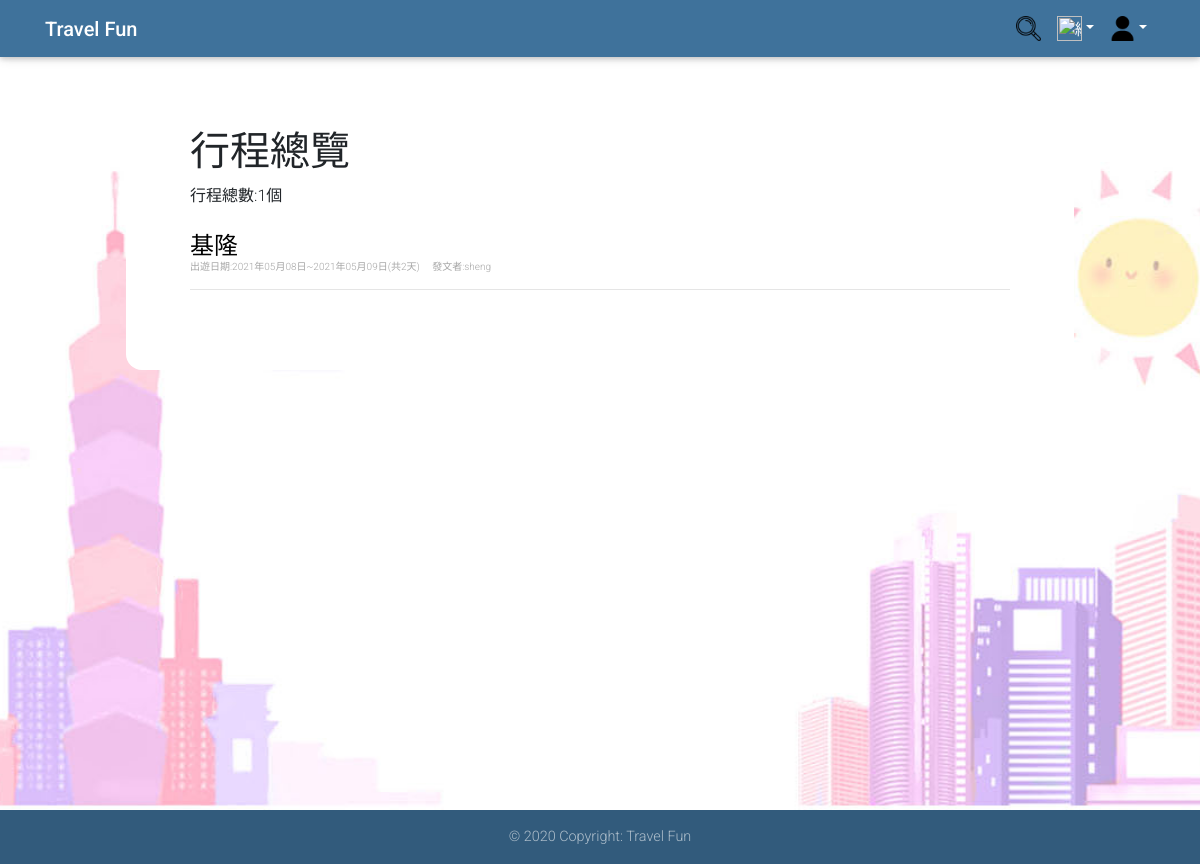
Screenshot of /itineraries.php with the database file from the repository.
### tables this page shows
CREATE TABLE `itinerary` (
  `itinerary_id` int(10) NOT NULL,
  `itinerary_name` varchar(20) NOT NULL,
  `public_status` int(1) NOT NULL,
  `itinerary_date` date NOT NULL COMMENT '開始日期',
  `itinerary_days` int(3) NOT NULL,
  `user_id` varchar(20) NOT NULL COMMENT 'FK_user'
);

CREATE TABLE `user` (
  `user_id` varchar(20) NOT NULL,
  `user_password` varchar(32) NOT NULL,
  `user_name` varchar(20) NOT NULL,
  `user_email` varchar(64) NOT NULL,
  `user_key` char(32) NOT NULL,
  `photo` varchar(255) DEFAULT NULL,
  `introduction` text NOT NULL,
  `Authority` int(1) DEFAULT NULL
);

### itineraries.php (the view, shortened to what this page needs)
<?php
mysqli_query($con, "SET NAMES UTF8");
if (!empty($_GET["id"])) {
    $sql = "SELECT `itinerary`.`itinerary_id`, `itinerary`.`itinerary_name`, `itinerary`.`public_status`, `itinerary`.`itinerary_date`, `itinerary_days`, `itinerary`.`user_id` ,`user`.`user_name` ";
    $sql .= " FROM `itinerary`,`user`";
    $sql .= " WHERE itinerary.user_id='" . $id . "' and ";
    $sql .= " `itinerary`.`user_id`= `user`.`user_id` and ";
    $sql .= " `public_status`=1";
    $result = mysqli_query($con, $sql);
} else {
    $sql = "SELECT `itinerary`.`itinerary_id`, `itinerary`.`itinerary_name`, `itinerary`.`public_status`, `itinerary`.`itinerary_date`, `itinerary_days`, `itinerary`.`user_id` ,`user`.`user_name` ";
    $sql .= " FROM `itinerary`,`user`";
    $sql .= " WHERE `itinerary`.`user_id`= `user`.`user_id` and ";
    $sql .= " `public_status`=1";
    $result = mysqli_query($con, $sql);
}
$records_per_page = 10;
if (isset($_GET["page"]))
    $page = $_GET["page"];
else
    $page = 1;
$total_records = mysqli_num_rows($result);
$started_record = $records_per_page * ($page - 1);
if ($total_records != 0)
    mysqli_data_seek($result, $started_record);
?>
<html>
<head>
    <link rel="stylesheet" href="https://use.fontawesome.com/releases/v5.11.2/css/all.css">
    <link rel="stylesheet" href="https://stackpath.bootstrapcdn.com/bootstrap/4.4.1/css/bootstrap.min.css">
    <link rel="stylesheet" href="css/mdb.min.css">
    <link rel="stylesheet" href="css/result.css">
</head>
<body>
    <header>
        <nav class="navbar navbar-expand-lg navbar-dark fixed-top unique-color">
            <div class="container">
                <a class="navbar-brand" href="index.php"><strong>Travel Fun</strong></a>
                <div class="collapse navbar-collapse justify-content-end" id="navbarSupportedContent">
                    <ul class="navbar-nav">
                        <li class="nav-link p-0"> <a class="nav-link" href="search.php"><img src="image/search.png" alt="搜尋" height="25" width="25"></a> </li>
                        <li class="nav-item dropdown">
                            <a class="nav-link dropdown-toggle" id="navbarDropdownMenuLink-333" data-toggle="dropdown" aria-haspopup="true" aria-expanded="false"><img src="image/all.png" alt="總覽" height="25" width="25"></a>
                        <li class="nav-item dropdown">
                            <a class="nav-link dropdown-toggle" id="navbarDropdownMenuLink-333" data-toggle="dropdown" aria-haspopup="true" aria-expanded="false"><img src="image/login.png" alt="login" height="25" width="25"></a>
                        </li>
                    </ul>
                </div>
            </div>
        </nav>
    </header>
    <main>
        <div class="container2">
            <h1><?php if (isset($_GET['id'])) {
                    echo $user_name . "的公開行程";
                } else if (isset($name)) {
                    if (!empty($_GET["keyword"])) {
                        echo "關鍵字:" . $name;
                    }
                } else echo "行程總覽"; ?></h1>
            <label for="name"> 行程總數:<?php echo $total_records . "個"; ?></label>
            <p>
            <div id="left">
                <?php
                $j = 1;
                while ($row = mysqli_fetch_assoc($result) and $j <= $records_per_page) {
                    $a = "<b style='color:red;'>" . $name . "</b>";
                    $itinerary_date = $row["itinerary_date"];
                    $itinerary_days = $row["itinerary_days"];
                    $totalday = $itinerary_days - 1;
                    echo "<div >";
                    echo "<h4><a href='itinerary.php?id=" . intval($row["itinerary_id"]) . "' style='text-decoration:none; color:black;'>" . str_ireplace($name, $a, $row["itinerary_name"]) . "</a>";
                    echo "<p>   <font color='#A6A6A6' size='1'>";
                    echo  "出遊日期:" . date("Y年m月d日", strtotime($itinerary_date)) . "~" . date("Y年m月d日", strtotime($itinerary_date . "+ " . $totalday . " day")) . "(共" . $itinerary_days . "天) " . " &emsp;";
                    echo "發文者:<a href='about.php?id=" . $row["user_id"] . "' style='text-decoration:none; color:#A6A6A6;'>" . $row["user_name"] . "&emsp; </a> ";
                    echo  "</p> </font>";
                    echo "</div>";
                    echo "<hr>";
                    $j++;
                }
                ?>
            </div>
            <td colspan="2" align="center" valign="top">
                <ul class="pagination">
                </ul>
            </td>
        </div>
    </main>
    <footer class="page-footer font-small unique-color fixed-bottom">
        <div class="footer-copyright text-center py-3">© 2020 Copyright: Travel Fun</div>
    </footer>
</body>
</html>

### css/result.css (style rules this page uses)
html, body { height: 100%; background-image: url("../image/background_image.jpg"); background-attachment: fixed; background-position: center; background-repeat: no-repeat; background-size: cover; }
.container2 { max-width: 948px; margin: 4em auto; padding: 4em; padding-bottom: 2em; background: #fff; border-radius: 1em; }

### rows the page displays
itinerary: itinerary_name "基隆", itinerary_date "2021年05月08日", itinerary_date+itinerary_days "2021年05月09日", itinerary_days "2", user.user_name "sheng"

### other values shown
$total_records "1"
